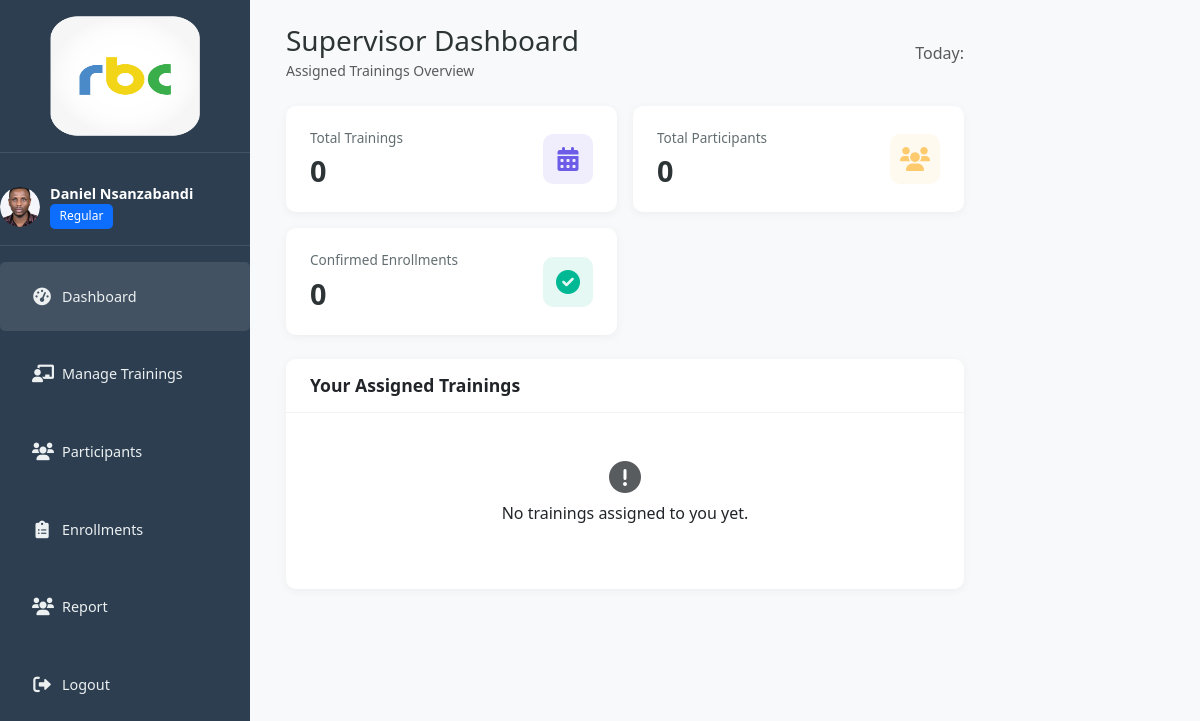
/supervisor/dashboard/ (signed in), run on the app's committed database.
### trainings/models.py (models this page shows, shortened)
class Staff(AbstractUser):
    ROLE_CHOICES = (
        ('admin', 'Admin'),
        ('regular', 'Regular'),
        ('supervisor', 'Supervisor'),
    )
    contact_number = models.CharField(max_length=20, blank=True)
    position = models.CharField(max_length=100, blank=True)
    department = models.ForeignKey(Department, on_delete=models.SET_NULL, null=True, blank=True)
    role = models.CharField(max_length=50, choices=ROLE_CHOICES, null=True, blank=True)
    profile_picture = models.ImageField(upload_to='profile_pics/', null=True, blank=True)
    active = models.BooleanField(default=False)

### trainings/views.py (the view)
# urls.py: path('supervisor/dashboard/', views.supervisor_dashboard, name='supervisor_dashboard'),
@login_required
def supervisor_dashboard(request):
    staff = request.user
    trainings = Training.objects.filter(coordinator=staff)
    enrollments = Enrollment.objects.filter(training__in=trainings)
    context = {
        'staff': staff,
        'trainings': trainings,
        'total_trainings': trainings.count(),
        'total_participants': enrollments.values('participant').distinct().count(),
        'total_confirmed': enrollments.filter(confirmation_status='confirmed').count(),
    }
    return render(request, 'trainings/supervisor_dashboard.html', context)

### trainings/templates/trainings/supervisor_dashboard.html (shortened to what this page needs)
{% extends 'base.html' %}
{% load custom_tags %}
{% load static %}
{% block content %}
<div class="d-flex">
  {% include 'trainings/sidebar.html' %}
  <div class="main-content px-4 pt-4 w-100">
    <div class="row align-items-center mb-4">
      <div class="col-md-6">
        <h3 class="mb-0">Supervisor Dashboard</h3>
        <small class="text-muted">Assigned Trainings Overview</small>
      </div>
      <div class="col-md-6 text-end">
        <span class="text-muted">Today: {{ current_date }}</span>
      </div>
    </div>
    <div class="stats-cards">
      <div class="stat-card">
        <div class="stat-info">
          <h6>Total Trainings</h6>
          <h3>{{ total_trainings }}</h3>
        </div>
        <div class="stat-icon">
          <i class="fas fa-calendar-alt"></i>
        </div>
      </div>
      <div class="stat-card">
        <div class="stat-info">
          <h6>Total Participants</h6>
          <h3>{{ total_participants }}</h3>
        </div>
        <div class="stat-icon">
          <i class="fas fa-users"></i>
        </div>
      </div>
      <div class="stat-card">
        <div class="stat-info">
          <h6>Confirmed Enrollments</h6>
          <h3>{{ total_confirmed }}</h3>
        </div>
        <div class="stat-icon">
          <i class="fas fa-check-circle"></i>
        </div>
      </div>
    </div>
    <div class="card mt-4">
      <div class="card-header">
        <h4>Your Assigned Trainings</h4>
      </div>
      <div class="card-body">
        {% if trainings %}
        <div class="table-responsive">
          <table class="table table-bordered table-hover table-sm">
            <thead class="table-light">
              <tr>
                <th>Title</th>
                <th>Department</th>
                <th>Start Date</th>
                <th>End Date</th>
                <th>Status</th>
                <th>Action</th>
              </tr>
            </thead>
            <tbody>
              {% for training in trainings %}
              <tr>
                <td>{{ training.title }}</td>
                <td>{{ training.department }}</td>
                <td>{{ training.start_date }}</td>
                <td>{{ training.end_date }}</td>
                <td>
                  {% if training.status == 'approved' %}
                    <span class="badge bg-success">{{ training.status|title }}</span>
                  {% elif training.status == 'pending' %}
                    <span class="badge bg-warning text-dark">{{ training.status|title }}</span>
                  {% elif training.status == 'rejected' %}
                    <span class="badge bg-danger">{{ training.status|title }}</span>
                  {% else %}
                    <span class="badge bg-secondary">{{ training.status|title }}</span>
                  {% endif %}
                </td>
                <td>
                  {% if training.id and training.status == 'approved' %}
                    <a href="{% url 'mark_attendance' training.id %}" class="btn btn-sm btn-primary">Mark Attendance</a>
                  {% elif training.status == 'approved' %}
                    <button class="btn btn-sm btn-warning" disabled>ID Missing</button>
                  {% else %}
                    <button class="btn btn-sm btn-secondary" disabled>Not Approved</button>
                  {% endif %}
                </td>
              </tr>
              {% endfor %}
            </tbody>
          </table>
        </div>
        {% else %}
          <div class="text-center py-4">
            <i class="fas fa-exclamation-circle fa-2x text-muted mb-2"></i>
            <p>No trainings assigned to you yet.</p>
          </div>
        {% endif %}
      </div>
    </div>
  </div>
</div>
{% endblock %}

### trainings/templates/trainings/sidebar.html (shortened to what this page needs)
{% load static %}
<div class="sidebar">
  <div class="logo">
    <img src="{% static 'img/logo1.png' %}" alt="Logo" width="150" height="120">
  </div>
  <div class="user-info">
    <div class="avatar">
      {% if staff.profile_picture %}
        <img src="{{ staff.profile_picture.url }}" alt="User avatar" class="rounded-circle" width="50" height="50">
      {% else %}
        <img src="https://via.placeholder.com/50" alt="User avatar" class="rounded-circle" width="50" height="50">
      {% endif %}
    </div>
    <div class="user-details">
      <h5>{{ staff.get_full_name }}</h5>
      <span class="badge bg-primary">{{ staff.role|title }}</span>
    </div>
  </div>
  <div class="menu">
    <ul>
      <li class="active">
        <a href="{% url 'dashboard' %}">
          <i class="fas fa-tachometer-alt"></i>
          <span>Dashboard</span>
        </a>
      </li>
      {% if staff.role == 'admin' %}
      <li>
        <a href="{% url 'training_list' %}">
          <i class="fas fa-chalkboard-teacher"></i>
          <span>Manage Trainings</span>
        </a>
      </li>
        <li>
          <a href="{% url 'participant_list' %}">
            <i class="fas fa-users"></i>
            <span>Manage Participants</span>
          </a>
        </li>
        <li>
          <a href="{% url 'staff_list' %}">
            <i class="fas fa-user-tie"></i>
            <span>Manage Staff</span>
          </a>
        </li>
        <li>
          <a href="{% url 'department_list' %}">
            <i class="fas fa-building"></i>
            <span>Manage Departments</span>
          </a>
        </li>
        <li>
          <a href="{% url 'enrollment_list' %}">
            <i class="fas fa-clipboard-list"></i>
            <span>Manage Enrollments</span>
          </a>
        </li>
        <li>
          <a href="{% url 'attendee_report' %}">
            <i class="fas fa-file-alt"></i>
            <span>Attendee Report</span>
          </a>
        </li>
      {% elif staff.role == 'regular' %}
        <li>
          <a href="{% url 'training_list' %}">
            <i class="fas fa-chalkboard-teacher"></i>
            <span>Manage Trainings</span>
          </a>
        </li>
        <li>
          <a href="{% url 'participant_list' %}">
            <i class="fas fa-users"></i>
            <span>Participants</span>
          </a>
        </li>
        <li>
          <a href="{% url 'enrollment_list' %}">
            <i class="fas fa-clipboard-list"></i>
            <span>Enrollments</span>
          </a>
        </li>
        <li>
          <a href="{% url 'my_training_report' %}">
            <i class="fas fa-users"></i>
            <span>Report</span>
          </a>
        </li>
      {% endif %}
      <li>
        <a href="{% url 'logout' %}">
          <i class="fas fa-sign-out-alt"></i>
          <span>Logout</span>
        </a>
      </li>
    </ul>
  </div>
</div>

### trainings/static/css/main_admin.css (style rules this page uses)
:root { --primary-color: #6c5ce7; --secondary-color: #00b894; --danger-color: #ff7675; --warning-color: #fdcb6e; --text-color: #2d3436; --light-text: #636e72; --bg-color: #f5f6fa; --card-bg: #ffffff; --sidebar-bg: #2c3e50; --sidebar-text: #ecf0f1; }
body { background-color: var(--bg-color); color: var(--text-color); font-family: 'Segoe UI', Tahoma, Geneva, Verdana, sans-serif; margin: 0; padding: 0; }
.sidebar { width: 250px; min-height: 100vh; background-color: #2c3e50; color: #fff; position: sticky; top: 0; }
.logo { padding: 1rem 0; border-bottom: 1px solid rgba(255,255,255,0.1); margin-bottom: 1rem; text-align: center; }
.user-info { display: flex; align-items: center; padding: 1rem 0; border-bottom: 1px solid rgba(255,255,255,0.1); margin-bottom: 1rem; }
.avatar { width: 40px; height: 40px; border-radius: 50%; overflow: hidden; margin-right: 10px; }
.avatar img { width: 100%; height: 100%; object-fit: cover; }
.user-details h5 { margin: 0; font-size: 0.9rem; font-weight: 600; }
.menu ul { list-style: none; padding: 0; margin: 0; }
.menu li { margin-bottom: 0.5rem; border-radius: 5px; transition: all 0.3s; }
.menu li.active, .menu li:hover { background-color: rgba(255,255,255,0.1); }
.menu li a, .menu li { display: flex; align-items: center; padding: 0.75rem 1rem; color: var(--sidebar-text); text-decoration: none; font-size: 0.9rem; }
.menu li i { margin-right: 10px; font-size: 1.1rem; width: 20px; text-align: center; }
.main-content { flex: 1; margin-left: 250px; padding: 1rem; }
.stats-cards { display: grid; grid-template-columns: repeat(auto-fit, minmax(240px, 1fr)); gap: 1rem; margin-bottom: 1.5rem; }
.stat-card { background-color: var(--card-bg); border-radius: 10px; padding: 1.5rem; box-shadow: 0 2px 10px rgba(0,0,0,0.05); display: flex; justify-content: space-between; align-items: center; transition: transform 0.3s; }
.stat-info h6 { margin: 0; color: var(--light-text); font-size: 0.85rem; font-weight: 500; }
.stat-info h3 { margin: 0.5rem 0 0; font-weight: 600; font-size: 1.8rem; }
.stat-icon { width: 50px; height: 50px; border-radius: 10px; background-color: rgba(108, 92, 231, 0.1); display: flex; align-items: center; justify-content: center; color: var(--primary-color); font-size: 1.5rem; }
.stat-card:nth-child(2) .stat-icon { background-color: rgba(253, 203, 110, 0.1); color: var(--warning-color); }
.stat-card:nth-child(3) .stat-icon { background-color: rgba(0, 184, 148, 0.1); color: var(--secondary-color); }
.card { background-color: var(--card-bg); border-radius: 10px; box-shadow: 0 2px 10px rgba(0,0,0,0.05); overflow: hidden; margin-bottom: 1.5rem; border: none; }
.card-header { padding: 1rem 1.5rem; border-bottom: 1px solid rgba(0,0,0,0.05); background-color: var(--card-bg); }
.card-header h4 { margin: 0; font-size: 1.1rem; font-weight: 600; }
.card-body { padding: 1.5rem; }
.badge { padding: 0.4rem 0.6rem; font-size: 0.75rem; font-weight: 500; border-radius: 5px; }
html, body { height: 100%; margin: 0; padding: 0; scroll-behavior: smooth; overflow-x: hidden; }
body { display: flex; flex-direction: column; }
.sidebar { position: fixed; left: 0; top: 0; height: 100vh; overflow-y: auto; z-index: 100; }
.main-content { margin-left: 250px; flex: 1; min-height: 100vh; padding: 1rem; overflow-y: auto; position: relative; top: 0; }
.main-content { padding-top: 20px; width: calc(100% - 250px); box-sizing: border-box; }
.top-nav, h1, h2, h3, h4 { margin-top: 0; padding-top: 0; }

### data on the page
Staff: profile_picture (picture), get_full_name "Daniel Nsanzabandi", role "Regular"

### other printed values
{{ total_trainings }} "0"
{{ total_participants }} "0"
{{ total_confirmed }} "0"
